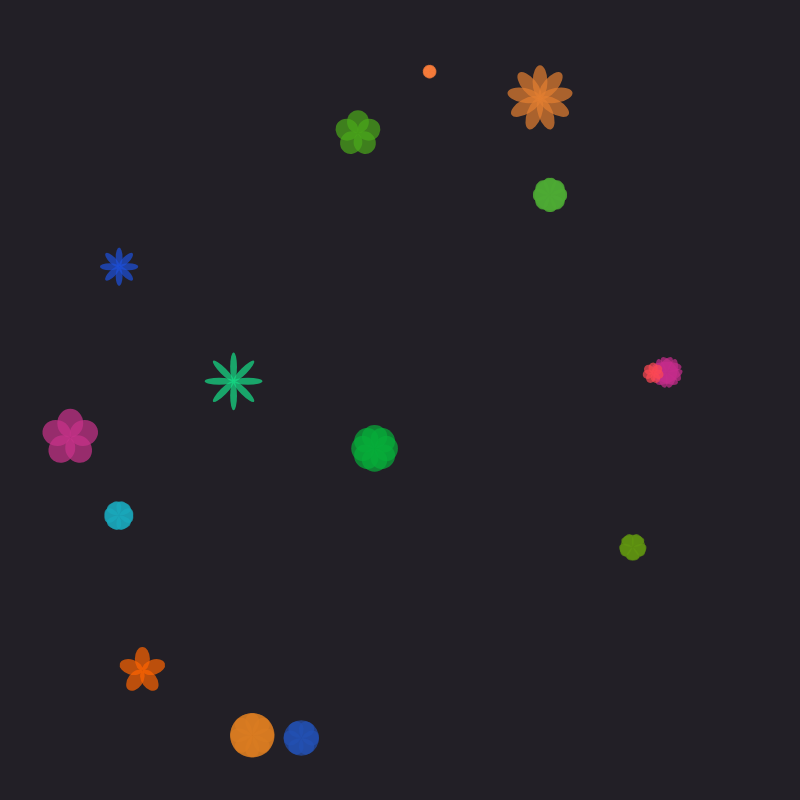
Frame 1 (no input)
Frame 60 (no input): identical to frame 1, image omitted
Frame 120 (the mouse pressed at the canvas centre since frame 60): identical to frame 1, image omitted

The p5.js sketch that drew this single still picture (run headless with seeded random() and noise() and a simulated clock; from frame 60 on, the mouse is pressed at the canvas centre):

// p5.js sketch
// ── sketch.js
let allFlowers = []; //empty array to hold the flowers

function setup() {
    createCanvas(800, 800);
    colorMode(HSB, 100);

    // creating 20 flowers and push them into my array
    for(let i=0; i < 15; i++){
        createFlower(random(50,750), random(50,750));
    }
}

function draw() {
    background(75, 20, 15);

    // draw the flowers by calling the drawFlowers function
    for(let i=0; i < allFlowers.length; i++){
        drawFlower(allFlowers[i]);
    }
}

// create a flower function to store values in the array
function createFlower(x, y) {
    let flowerObject = {
        x,
        y,
        numPetals:floor(random(5, 10)),
        petalLength:random(5,35),
        curveIntensity:random(5,35),
        col:color(random(100), random(60,100), random(60,100), 70)
    };
    allFlowers.push(flowerObject);
}

// draw a flower function
function drawFlower(f){

    // a push function to wrap the petal drawing and rotation
    push();
    // position the flower where the x,y coordinates are declared and fill them with colour
    translate(f.x, f.y);
    fill(f.col);
    noStroke();

    // rotate and draw each petal around the flower centre
    for(let i=0; i < f.numPetals; i++){
        push();
        rotate((TWO_PI / f.numPetals) * i);
        ellipse(0, -f.petalLength / 2, f.curveIntensity, f.petalLength);
        pop();
    }

    pop();
}

function windowResized() {
    resizeCanvas(windowWidth, windowHeight);
}
